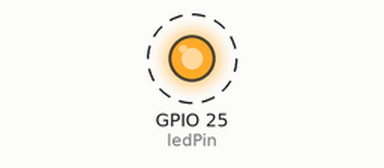
The program below on a simulated ESP32. Parts: output pins drawn as LEDs (lit = HIGH). Dashed ring = blinking.

Above: at 0.5 s.
Timing chart, 0 to 4.6 s (numbered marks = the images above):
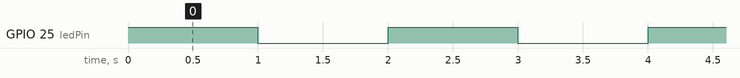

Measured:
- by itself, GPIO 25 (ledPin): alternates HIGH for 1.0 s and LOW for 1.0 s

The program:

main.cpp
```cpp
#include <Arduino.h>

const int ledPin = 25;  // GPIO 25  对应主控板背面EN引脚

void setup() {
  pinMode(ledPin, OUTPUT);  // 设置 GPIO 25 为输出模式
}

void loop() {
  digitalWrite(ledPin, HIGH);  // 点亮 LED
  delay(1000);                 // 延时 1 秒
  digitalWrite(ledPin, LOW);   // 熄灭 LED
  delay(1000);                 // 延时 1 秒
}
```
